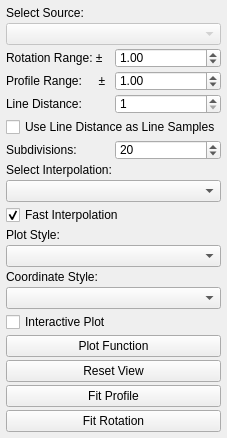
<?xml version="1.0" encoding="UTF-8"?>
<ui version="4.0">
 <class>POFuncPlot</class>
 <widget class="QMainWindow" name="POFuncPlot">
  <property name="enabled">
   <bool>true</bool>
  </property>
  <property name="geometry">
   <rect>
    <x>0</x>
    <y>0</y>
    <width>197</width>
    <height>409</height>
   </rect>
  </property>
  <property name="sizePolicy">
   <sizepolicy hsizetype="Fixed" vsizetype="Fixed">
    <horstretch>0</horstretch>
    <verstretch>0</verstretch>
   </sizepolicy>
  </property>
  <property name="minimumSize">
   <size>
    <width>0</width>
    <height>0</height>
   </size>
  </property>
  <property name="maximumSize">
   <size>
    <width>197</width>
    <height>409</height>
   </size>
  </property>
  <property name="baseSize">
   <size>
    <width>197</width>
    <height>387</height>
   </size>
  </property>
  <property name="windowTitle">
   <string>PO Function Plot</string>
  </property>
  <widget class="QWidget" name="widget_main">
   <property name="sizePolicy">
    <sizepolicy hsizetype="Preferred" vsizetype="Preferred">
     <horstretch>0</horstretch>
     <verstretch>0</verstretch>
    </sizepolicy>
   </property>
   <layout class="QVBoxLayout" name="verticalLayout">
    <property name="spacing">
     <number>3</number>
    </property>
    <property name="leftMargin">
     <number>6</number>
    </property>
    <property name="topMargin">
     <number>6</number>
    </property>
    <property name="rightMargin">
     <number>6</number>
    </property>
    <property name="bottomMargin">
     <number>6</number>
    </property>
    <item>
     <widget class="QLabel" name="label_data_source">
      <property name="text">
       <string>Select Source:</string>
      </property>
     </widget>
    </item>
    <item>
     <widget class="QComboBox" name="cb_data_source">
      <property name="enabled">
       <bool>false</bool>
      </property>
      <property name="sizePolicy">
       <sizepolicy hsizetype="Preferred" vsizetype="Fixed">
        <horstretch>0</horstretch>
        <verstretch>0</verstretch>
       </sizepolicy>
      </property>
     </widget>
    </item>
    <item>
     <layout class="QHBoxLayout" name="layout_range_rot">
      <item>
       <widget class="QLabel" name="label_range_rot">
        <property name="text">
         <string>Rotation Range: ±</string>
        </property>
       </widget>
      </item>
      <item>
       <widget class="QDoubleSpinBox" name="spin_range_rot">
        <property name="minimumSize">
         <size>
          <width>0</width>
          <height>20</height>
         </size>
        </property>
        <property name="maximumSize">
         <size>
          <width>16777215</width>
          <height>20</height>
         </size>
        </property>
        <property name="maximum">
         <double>180.000000000000000</double>
        </property>
        <property name="singleStep">
         <double>1.000000000000000</double>
        </property>
        <property name="value">
         <double>1.000000000000000</double>
        </property>
       </widget>
      </item>
     </layout>
    </item>
    <item>
     <layout class="QHBoxLayout" name="layout_range_profile">
      <item>
       <widget class="QLabel" name="label_range_trans">
        <property name="text">
         <string>Profile Range:     ±</string>
        </property>
       </widget>
      </item>
      <item>
       <widget class="QDoubleSpinBox" name="spin_range_prof">
        <property name="minimumSize">
         <size>
          <width>0</width>
          <height>20</height>
         </size>
        </property>
        <property name="maximumSize">
         <size>
          <width>16777215</width>
          <height>20</height>
         </size>
        </property>
        <property name="maximum">
         <double>99.000000000000000</double>
        </property>
        <property name="singleStep">
         <double>1.000000000000000</double>
        </property>
        <property name="value">
         <double>1.000000000000000</double>
        </property>
       </widget>
      </item>
     </layout>
    </item>
    <item>
     <layout class="QHBoxLayout" name="layout_line_samples">
      <item>
       <widget class="QLabel" name="label_profile_y_steps">
        <property name="text">
         <string>Line Distance:</string>
        </property>
       </widget>
      </item>
      <item>
       <widget class="QSpinBox" name="spin_line_dist">
        <property name="minimumSize">
         <size>
          <width>0</width>
          <height>20</height>
         </size>
        </property>
        <property name="maximumSize">
         <size>
          <width>16777215</width>
          <height>20</height>
         </size>
        </property>
        <property name="minimum">
         <number>1</number>
        </property>
        <property name="maximum">
         <number>1000</number>
        </property>
        <property name="value">
         <number>1</number>
        </property>
       </widget>
      </item>
     </layout>
    </item>
    <item>
     <widget class="QCheckBox" name="chb_line_samples">
      <property name="text">
       <string>Use Line Distance as Line Samples</string>
      </property>
     </widget>
    </item>
    <item>
     <layout class="QHBoxLayout" name="layout_max_iter">
      <item>
       <widget class="QLabel" name="label_subdiv">
        <property name="text">
         <string>Subdivisions:</string>
        </property>
       </widget>
      </item>
      <item>
       <widget class="QSpinBox" name="spin_subdiv">
        <property name="enabled">
         <bool>true</bool>
        </property>
        <property name="minimumSize">
         <size>
          <width>0</width>
          <height>20</height>
         </size>
        </property>
        <property name="maximumSize">
         <size>
          <width>16777215</width>
          <height>20</height>
         </size>
        </property>
        <property name="minimum">
         <number>1</number>
        </property>
        <property name="maximum">
         <number>1000</number>
        </property>
        <property name="value">
         <number>20</number>
        </property>
       </widget>
      </item>
     </layout>
    </item>
    <item>
     <widget class="QLabel" name="label_profile_interp">
      <property name="text">
       <string>Select Interpolation:</string>
      </property>
     </widget>
    </item>
    <item>
     <widget class="QComboBox" name="cb_profile_interp">
      <property name="currentText">
       <string/>
      </property>
     </widget>
    </item>
    <item>
     <widget class="QCheckBox" name="chb_fast_interp">
      <property name="text">
       <string>Fast Interpolation</string>
      </property>
      <property name="checked">
       <bool>true</bool>
      </property>
     </widget>
    </item>
    <item>
     <widget class="QLabel" name="label_plot_stye">
      <property name="text">
       <string>Plot Style:</string>
      </property>
     </widget>
    </item>
    <item>
     <widget class="QComboBox" name="cb_plot_style"/>
    </item>
    <item>
     <widget class="QLabel" name="label_coord_style">
      <property name="text">
       <string>Coordinate Style:</string>
      </property>
     </widget>
    </item>
    <item>
     <widget class="QComboBox" name="cb_coord_style"/>
    </item>
    <item>
     <widget class="QCheckBox" name="chb_auto">
      <property name="text">
       <string>Interactive Plot</string>
      </property>
     </widget>
    </item>
    <item>
     <widget class="QPushButton" name="pb_plot">
      <property name="enabled">
       <bool>true</bool>
      </property>
      <property name="text">
       <string>Plot Function</string>
      </property>
     </widget>
    </item>
    <item>
     <widget class="QPushButton" name="pb_reset">
      <property name="enabled">
       <bool>true</bool>
      </property>
      <property name="text">
       <string>Reset View</string>
      </property>
     </widget>
    </item>
    <item>
     <widget class="QPushButton" name="pb_fit_profile">
      <property name="sizePolicy">
       <sizepolicy hsizetype="Minimum" vsizetype="Fixed">
        <horstretch>0</horstretch>
        <verstretch>0</verstretch>
       </sizepolicy>
      </property>
      <property name="text">
       <string>Fit Profile</string>
      </property>
     </widget>
    </item>
    <item>
     <widget class="QPushButton" name="pg_fit_rot">
      <property name="sizePolicy">
       <sizepolicy hsizetype="Minimum" vsizetype="Fixed">
        <horstretch>0</horstretch>
        <verstretch>0</verstretch>
       </sizepolicy>
      </property>
      <property name="text">
       <string>Fit Rotation</string>
      </property>
     </widget>
    </item>
   </layout>
  </widget>
 </widget>
 <resources/>
 <connections>
  <connection>
   <sender>pb_plot</sender>
   <signal>clicked()</signal>
   <receiver>POFuncPlot</receiver>
   <slot>updatePlot()</slot>
   <hints>
    <hint type="sourcelabel">
     <x>162</x>
     <y>324</y>
    </hint>
    <hint type="destinationlabel">
     <x>192</x>
     <y>167</y>
    </hint>
   </hints>
  </connection>
  <connection>
   <sender>cb_coord_style</sender>
   <signal>currentIndexChanged(int)</signal>
   <receiver>POFuncPlot</receiver>
   <slot>updateStyles()</slot>
   <hints>
    <hint type="sourcelabel">
     <x>112</x>
     <y>295</y>
    </hint>
    <hint type="destinationlabel">
     <x>193</x>
     <y>213</y>
    </hint>
   </hints>
  </connection>
  <connection>
   <sender>pb_reset</sender>
   <signal>clicked()</signal>
   <receiver>POFuncPlot</receiver>
   <slot>resetView()</slot>
   <hints>
    <hint type="sourcelabel">
     <x>76</x>
     <y>345</y>
    </hint>
    <hint type="destinationlabel">
     <x>194</x>
     <y>354</y>
    </hint>
   </hints>
  </connection>
  <connection>
   <sender>pb_fit_profile</sender>
   <signal>clicked()</signal>
   <receiver>POFuncPlot</receiver>
   <slot>fitProfile()</slot>
   <hints>
    <hint type="sourcelabel">
     <x>97</x>
     <y>363</y>
    </hint>
    <hint type="destinationlabel">
     <x>1</x>
     <y>345</y>
    </hint>
   </hints>
  </connection>
  <connection>
   <sender>pg_fit_rot</sender>
   <signal>clicked()</signal>
   <receiver>POFuncPlot</receiver>
   <slot>fitRotation()</slot>
   <hints>
    <hint type="sourcelabel">
     <x>47</x>
     <y>389</y>
    </hint>
    <hint type="destinationlabel">
     <x>3</x>
     <y>393</y>
    </hint>
   </hints>
  </connection>
  <connection>
   <sender>cb_plot_style</sender>
   <signal>currentIndexChanged(int)</signal>
   <receiver>POFuncPlot</receiver>
   <slot>updateData()</slot>
   <hints>
    <hint type="sourcelabel">
     <x>56</x>
     <y>254</y>
    </hint>
    <hint type="destinationlabel">
     <x>2</x>
     <y>205</y>
    </hint>
   </hints>
  </connection>
  <connection>
   <sender>cb_profile_interp</sender>
   <signal>currentIndexChanged(int)</signal>
   <receiver>POFuncPlot</receiver>
   <slot>autoUpdatePlot()</slot>
   <hints>
    <hint type="sourcelabel">
     <x>106</x>
     <y>191</y>
    </hint>
    <hint type="destinationlabel">
     <x>3</x>
     <y>175</y>
    </hint>
   </hints>
  </connection>
  <connection>
   <sender>spin_subdiv</sender>
   <signal>valueChanged(int)</signal>
   <receiver>POFuncPlot</receiver>
   <slot>autoUpdatePlot()</slot>
   <hints>
    <hint type="sourcelabel">
     <x>138</x>
     <y>150</y>
    </hint>
    <hint type="destinationlabel">
     <x>194</x>
     <y>133</y>
    </hint>
   </hints>
  </connection>
  <connection>
   <sender>chb_line_samples</sender>
   <signal>stateChanged(int)</signal>
   <receiver>POFuncPlot</receiver>
   <slot>autoUpdatePlot()</slot>
   <hints>
    <hint type="sourcelabel">
     <x>18</x>
     <y>128</y>
    </hint>
    <hint type="destinationlabel">
     <x>2</x>
     <y>119</y>
    </hint>
   </hints>
  </connection>
  <connection>
   <sender>spin_line_dist</sender>
   <signal>valueChanged(int)</signal>
   <receiver>POFuncPlot</receiver>
   <slot>autoUpdatePlot()</slot>
   <hints>
    <hint type="sourcelabel">
     <x>142</x>
     <y>110</y>
    </hint>
    <hint type="destinationlabel">
     <x>196</x>
     <y>100</y>
    </hint>
   </hints>
  </connection>
  <connection>
   <sender>spin_range_prof</sender>
   <signal>valueChanged(double)</signal>
   <receiver>POFuncPlot</receiver>
   <slot>autoUpdatePlot()</slot>
   <hints>
    <hint type="sourcelabel">
     <x>140</x>
     <y>82</y>
    </hint>
    <hint type="destinationlabel">
     <x>191</x>
     <y>78</y>
    </hint>
   </hints>
  </connection>
  <connection>
   <sender>spin_range_rot</sender>
   <signal>valueChanged(double)</signal>
   <receiver>POFuncPlot</receiver>
   <slot>autoUpdatePlot()</slot>
   <hints>
    <hint type="sourcelabel">
     <x>165</x>
     <y>59</y>
    </hint>
    <hint type="destinationlabel">
     <x>193</x>
     <y>54</y>
    </hint>
   </hints>
  </connection>
  <connection>
   <sender>cb_data_source</sender>
   <signal>currentIndexChanged(int)</signal>
   <receiver>POFuncPlot</receiver>
   <slot>autoUpdatePlot()</slot>
   <hints>
    <hint type="sourcelabel">
     <x>142</x>
     <y>29</y>
    </hint>
    <hint type="destinationlabel">
     <x>196</x>
     <y>26</y>
    </hint>
   </hints>
  </connection>
  <connection>
   <sender>chb_fast_interp</sender>
   <signal>stateChanged(int)</signal>
   <receiver>POFuncPlot</receiver>
   <slot>updatePlot()</slot>
   <hints>
    <hint type="sourcelabel">
     <x>75</x>
     <y>206</y>
    </hint>
    <hint type="destinationlabel">
     <x>2</x>
     <y>152</y>
    </hint>
   </hints>
  </connection>
 </connections>
 <slots>
  <slot>updatePlot()</slot>
  <slot>updateStyles()</slot>
  <slot>resetView()</slot>
  <slot>fitProfile()</slot>
  <slot>fitRotation()</slot>
  <slot>updateData()</slot>
  <slot>autoUpdatePlot()</slot>
 </slots>
</ui>
